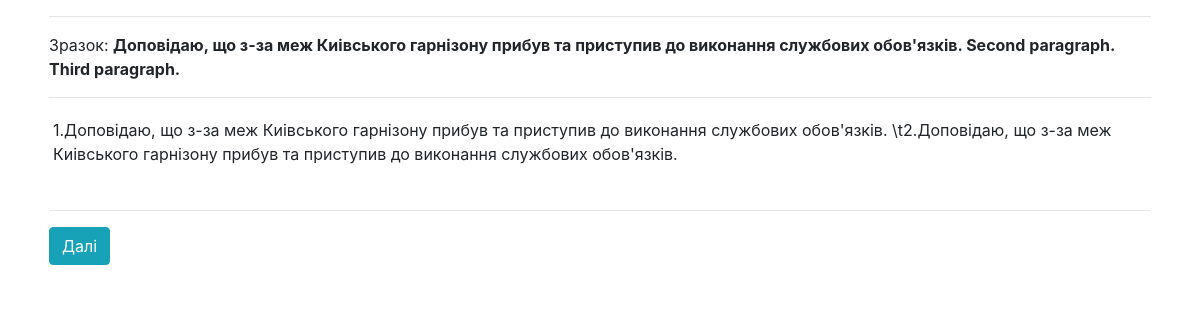
The page /report_filling/2 on the database as committed earlier.
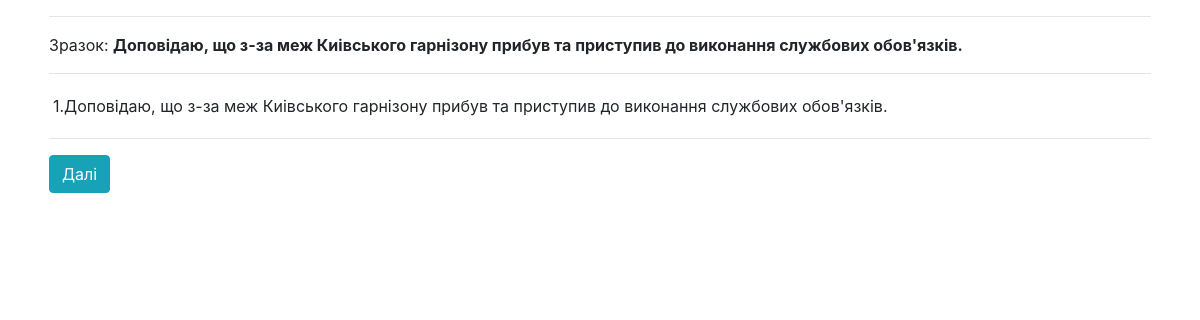
The same page on the database as committed later.
### reports/models.py (models this page shows, shortened)
class Report(models.Model):
    title = models.CharField(max_length=255, null=True)
    body_sample = models.TextField(blank=True, null=True)
    body = models.TextField(blank=True, null=True)

### reports/views.py (the view, shortened to what this page needs)
# urls.py: path('report_filling/<int:report_id>', views.report_filling_view, name='report_filling'),
def report_filling_view(request, report_id):
    context = report_forms_util.get_report_filling_form(report_id)
    return render(request, 'reports/report_filling.html', context)

### reports/report_forms_util.py (called while the page is built, shortened)
def get_report_filling_form(report_id):
    report = Report.objects.get(pk=report_id)
    report_template_parsed_dict = parse_report_body_template(report.body)
    report_form_fields = get_raw_form_fields(report_template_parsed_dict)
    dynamicReportFillingForm = type('ReportFillingForm', (ReportFillingForm,), report_form_fields)
    context = {
        'title': report.title,
        'body_sample': report.body_sample,
        'report_fields_form': dynamicReportFillingForm
    }
    return context

def parse_report_body_template(text, decoder=json.JSONDecoder()):
    parsed_dict = {}
    pos = 0
    prev_pos = 0
    dict_index = 0
    while True:
        match_start = text.find('{', pos)
        if match_start == -1:
            parsed_dict[dict_index] = {
                "title": text[prev_pos:],
                "type": "label"
            }
            dict_index += 1
            break
    return parsed_dict

def get_raw_form_fields(parts_dict):
    form_content_dict = {}
    for key, field_dict in parts_dict.items():
        if field_dict['type'] == "label":
            form_content_dict[key] = forms.CharField(
                label=field_dict['title'],
                widget=forms.HiddenInput(),
                initial=field_dict['title']
            )
        elif field_dict['type'] == "int":
            form_content_dict[key] = forms.CharField(
                label="",
                widget=forms.TextInput(attrs={"class": "form-control", 'size': 3}),
                initial=2019
            )
        form_content_dict['fields_counter'] = forms.IntegerField(
            label="",
            widget=forms.HiddenInput(),
            initial=len(parts_dict) - 1
        )
    return form_content_dict

### reports/templates/reports/report_filling.html (shortened to what this page needs)
{% extends 'reports/base.html' %}
{% block content %}
    <form action="" method="POST" style="margin: 4px">
    <hr>
    Зразок:  <b>{{ body_sample }}</b>
    <hr>
    {% for field in report_fields_form %}
        <div class="report_input_form" style="display: inline-flex; margin: 4px">
            {{ field.label }}
        </div>
    {% endfor %}
    <hr>
    <input type="submit" class="btn btn-info" name="submit_form" value="Далі"/>
{% endblock %}

### reports/templates/reports/base.html (shortened to what this page needs)
{% load static %}
<!doctype html>
<html lang="en">
<head>
    <link rel="stylesheet" href="{% static 'fontawesome-free-5.11.2-web/css/all.css' %}" >
    <link href="https://maxcdn.bootstrapcdn.com/bootstrap/4.0.0/css/bootstrap.min.css" rel="stylesheet"/>
</head>
<body>
<div class="container">
    {% block content %}
    {% endblock %}
</div>
</body>
</html>

Rows that differ between the two databases and show on the page:
changed Report: body_sample "Доповiдаю, що з-за меж Киiвського гарнiзону прибув та приступив до виконання службових обов'язкiв. Second paragraph. Third paragraph." → "Доповiдаю, що з-за меж Киiвського гарнiзону прибув та приступив до виконання службових обов'язкiв."
Other text that changed with them:
new list line: "1.Доповiдаю, що з-за меж Киiвського гарнiзону прибув та приступив до виконання службових обов'язкiв."
list line gone: "1.Доповiдаю, що з-за меж Киiвського гарнiзону прибув та приступив до виконання службових обов'язкiв. \\t2.Доповiдаю, що з-за меж Киiвського гарнiзону прибув та приступив до виконання службових обов'язкiв."
